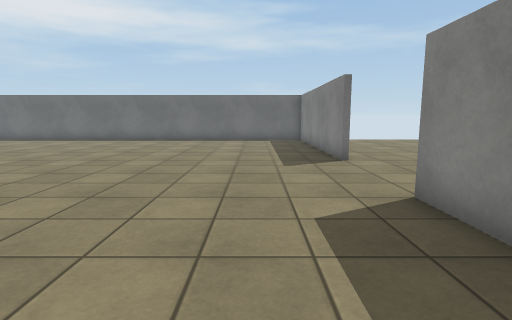
View 1 (above)

16 first-person views from a walk through a 3-D level made in the Unity game engine. The camera is 1.2 m above the floor, tilts 8° down and sees 80° across. The floor is counted in squares, 1 m on a side. Each view is taken from the middle of a square. On the plan, view 1 faces up. The plan holds only what a view shows up to about 13 squares ahead; the rest is blank. The place goes on beyond the plan. Door leaves are left out, so doorways stand open. Surface patterns are stand-ins for the level's own textures.

View 2
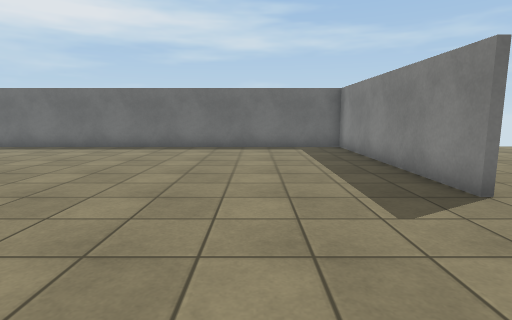

View 3
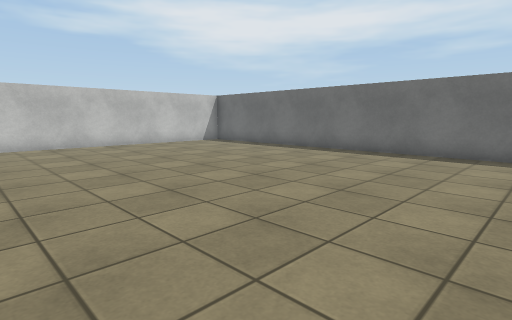

View 4
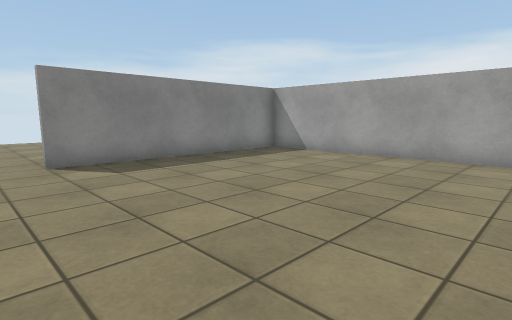

View 5
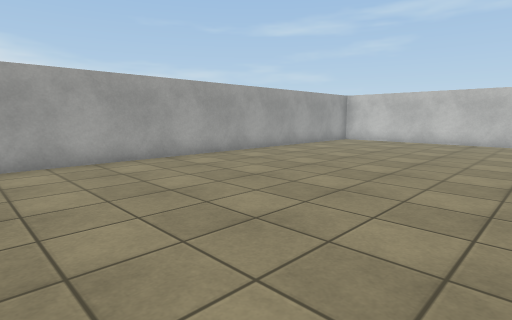

View 6
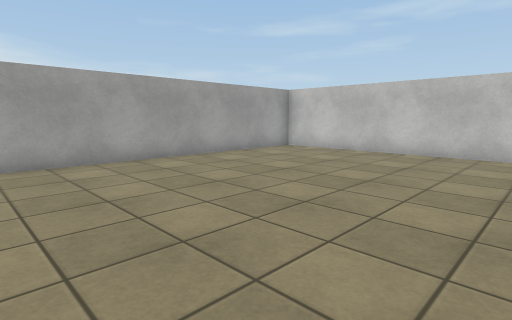

View 7
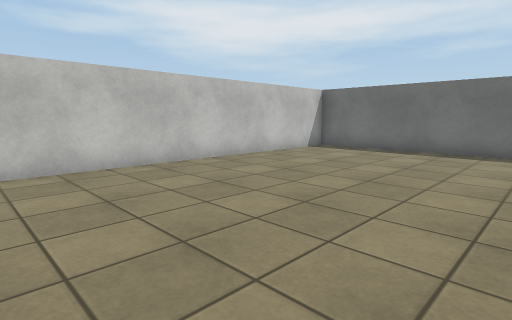

View 8
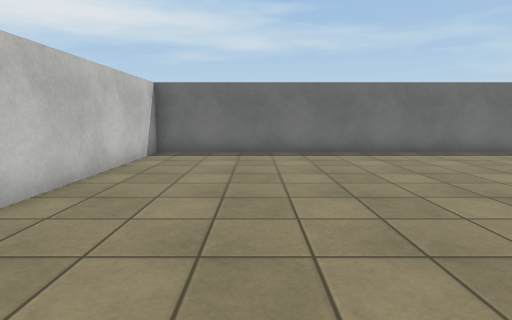

View 9
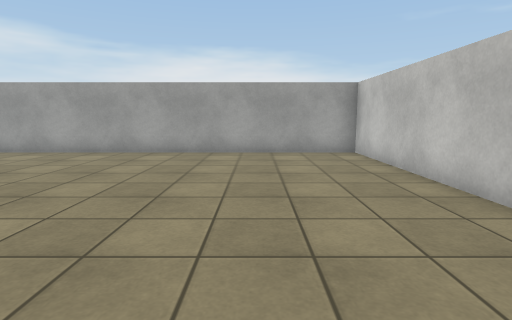

View 10
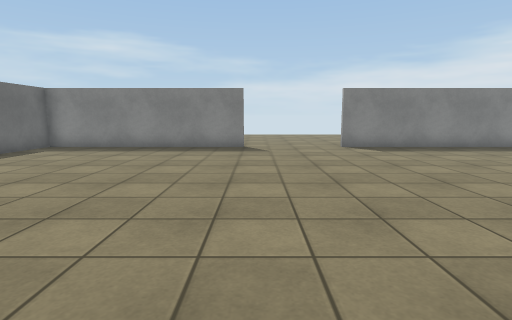

View 11
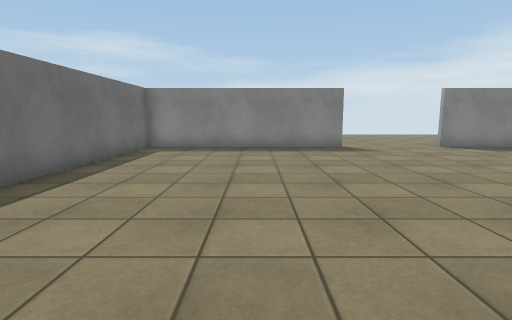

View 12
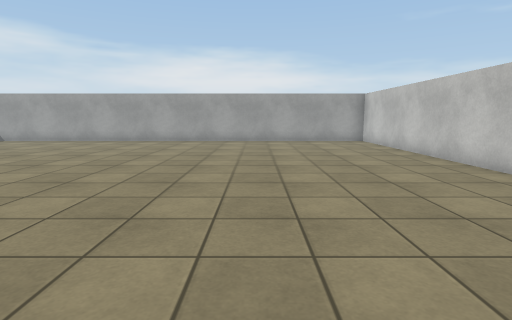

View 13
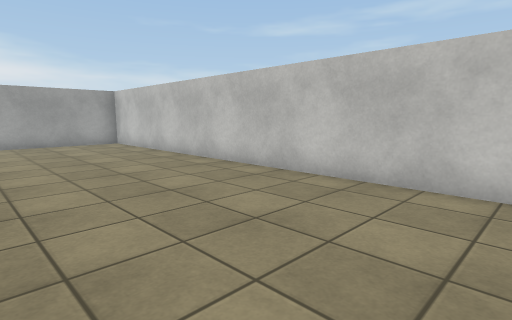

View 14
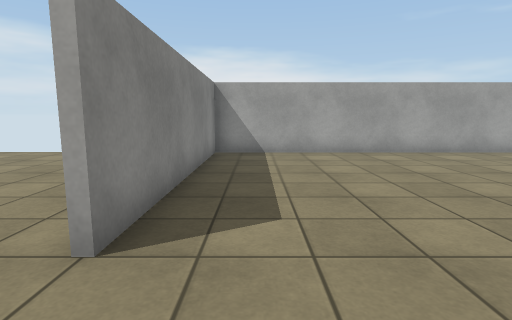

View 15
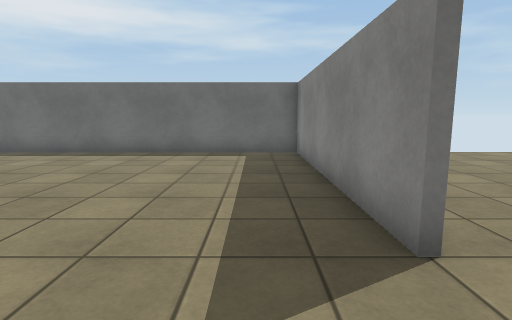

View 16
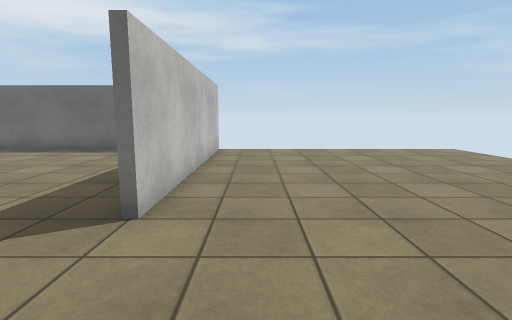

### Floor plan
Points are (right, up) in squares from view 1. A wall is a line through its corners. A room is listed if a view was taken in it or the views show most of it. See-through windows are left out.
Room 1 (views 1, 2, 3, 4, 5, 6, 7, 8, 9, 10, 11, 12, 13, 14, 15)
walls: (2.4, 8.4) (2.4, 16.4) (-17.4, 16.4) (-17.4, -3.4) (2.4, -3.4) (2.4, 4.6)
ways out: open door at (2.5, 6.5) to room 2
Room 2 (view 16)
walls: (2.6, 16.5) (2.6, 8.4)
ways out: open door at (2.5, 6.5) to room 1

Where each view was taken, in squares from view 1:
view 1: 0 up, 0 right, facing up
view 2: 4 up, 1 left, facing up
view 3: 6 up, 4 left, facing up-left
view 4: 6 up, 6 left, facing down-right
view 5: 5 up, 2 left, facing down-left
view 6: 5 up, 7 left, facing down-left
view 7: 5 up, 10 left, facing up-left
view 8: 6 up, 14 left, facing up
view 9: 7 up, 14 left, facing down
view 10: 8 up, 10 left, facing right
view 11: 12 up, 10 left, facing right
view 12: 12 up, 12 left, facing down
view 13: 11 up, 12 left, facing down-left
view 14: 7 up, 1 right, facing down
view 15: 6 up, 1 right, facing up
view 16: 5 up, 4 right, facing up
